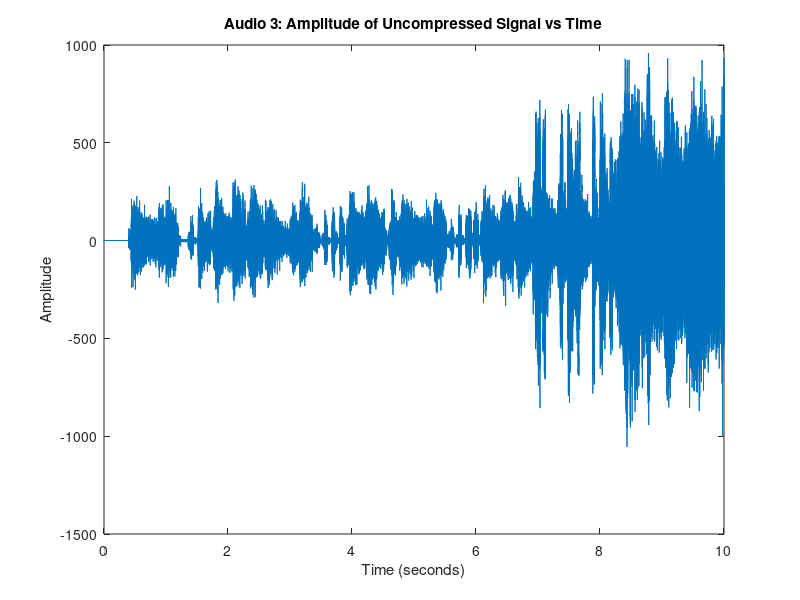

The MATLAB source for this figure:
% ECE 3512 Project 1 - Decompressing 3 Audio Signals
% By: Abraham Paroya and Jalen Guan

clear all;
close all;
clc;

% Load in the audio file
%
load audio_1_no_overlap.mat

% Grab the size of matrices
%
[nWindows, nFreqs] = size(A)

% Variable Declarations
%
window_length = 40e-3; % signals divided into 40 ms windows
samples_per_window = 1764; % 40 ms * sample rate = 1764 samples per window

% Loop continues for number of windows
%
for i = 1:nWindows

    % Takes the rows one by one of the complex number and frequency matrices
    %
    A_exp = A(i,:);
    freq = freqs(i,:);
    
    % Finds the mag of the complex number
    %
    A_mag = abs(A_exp);
    
    % Takes the phase
    %
    Phase = angle(A_exp);
    
    % Time space declared
    %
    t = (0:1:samples_per_window-1)/44100;
    
    % Omega calculated for each frequncy value.
    %
    w = 2*pi*freq;
    
    % Transpose for time multiplication
    %
    w_transpose = w';
    
    % Omega multiplied by time
    %
    omega_t = w_transpose*t;

    % Loops for the number of phase values
    %
        for j = 1:nFreqs
        
        % Computes the values inside the cosine (wt + angle)
        %
        inside_cos(j,:) = omega_t(j,:)+Phase(j);
        end

        % Puts the values in the cosine function  
        for j = 1:nFreqs;
        Cosines(j,:) = A_mag(j)*cos(inside_cos(j,:));
        end

% Finding Sum and st
%
    y(:,i) = sum(Cosines);
end

% Sets the sum of a cosines to a single vector.
%
decompressed_audio = y(:);

% Plays audio
%
soundsc(decompressed_audio,fs);
length(y)
% Graphing reconstructed signal vs the time
%
time = linspace(0,nWindows*window_length,length(decompressed_audio));
plot(time,decompressed_audio);
xlabel('Time (seconds)');
ylabel('Amplitude');
title('Audio 3: Amplitude of Uncompressed Signal vs Time');

% Expected Audio length
%
Expected_Reconstructed_Audio_Length = nWindows*window_length;


